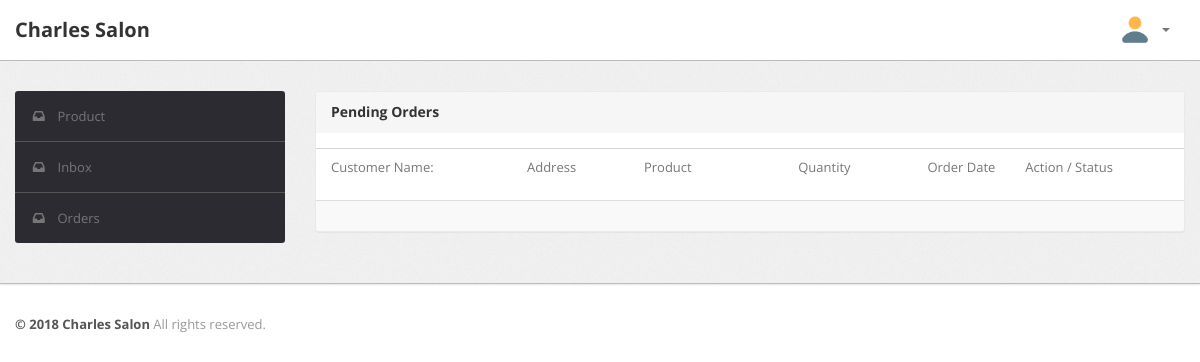
Page /orders.php on the earlier database version.
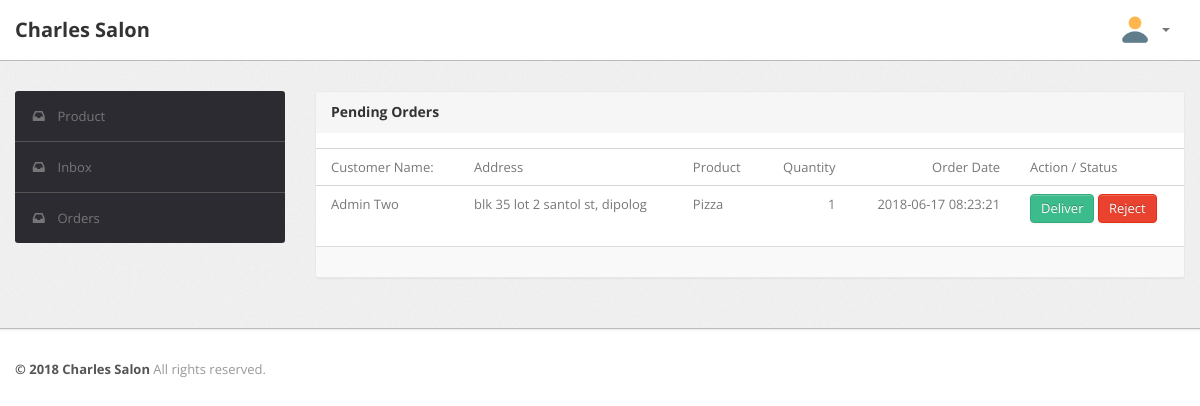
Same page on the later database version.
### tables this page shows
CREATE TABLE IF NOT EXISTS `tbl_order` (
  `id` int(11) NOT NULL AUTO_INCREMENT,
  `customer_id` int(11) NOT NULL,
  `amount` double NOT NULL,
  `name` varchar(255) NOT NULL,
  `address` varchar(255) NOT NULL,
  `city` varchar(255) NOT NULL,
  `state` varchar(255) NOT NULL,
  `zip` varchar(255) NOT NULL,
  `country` varchar(255) NOT NULL,
  `payment_type` varchar(255) NOT NULL,
  `order_status` varchar(255) NOT NULL,
  `order_at` datetime NOT NULL,
  PRIMARY KEY (`id`)
);

CREATE TABLE IF NOT EXISTS `userinfo` (
  `user_id` int(11) NOT NULL AUTO_INCREMENT,
  `email` varchar(50) NOT NULL,
  `password` varchar(50) NOT NULL,
  `fname` varchar(50) NOT NULL,
  `lname` varchar(50) NOT NULL,
  `gender` varchar(50) NOT NULL,
  `role` varchar(50) NOT NULL,
  `purchases` varchar(50) NOT NULL,
  PRIMARY KEY (`user_id`)
);

CREATE TABLE IF NOT EXISTS `tbl_product` (
  `id` int(8) NOT NULL AUTO_INCREMENT,
  `name` varchar(255) NOT NULL,
  `code` varchar(255) NOT NULL,
  `image` longblob NOT NULL,
  `price` double(10,2) NOT NULL,
  PRIMARY KEY (`id`),
  UNIQUE KEY `product_code` (`code`)
);

CREATE TABLE IF NOT EXISTS `tbl_order_item` (
  `id` int(11) NOT NULL AUTO_INCREMENT,
  `order_id` int(11) NOT NULL,
  `product_id` int(11) NOT NULL,
  `item_price` double NOT NULL,
  `quantity` int(11) NOT NULL,
  PRIMARY KEY (`id`)
);

### database/connect.php (called while the page is built, shortened)
<?php
function connection()
{
	$conn = mysqli_connect("localhost", "root", "", "salon");
	return $conn;
}

### repository/product.php (the view, shortened to what this page needs)
<?php
include 'database/connect.php';
			?>
			<?php
function pendingorder()
{
	$sql = "SELECT o.id, ui.fname, ui.lname,  p.name, o.address, o.city , oi.quantity , o.order_at FROM tbl_order as o join tbl_order_item as oi on o.id = oi.order_id join  tbl_product as p on oi.product_id = p.id join userinfo as ui on ui.user_id = o.customer_id Where o.order_status = 'PENDING' order by fname, lname;";
	$result = mysqli_query(connection(), $sql);
	if (mysqli_num_rows($result) > 0) {
		while ($row = mysqli_fetch_assoc($result)) {
			?>
			<tr>
				<td class="cell-author hidden-phone hidden-tablet">
					<?php echo $row["fname"] . ' ' . $row["lname"]; ?>
				</td>
				<td class="cell-title">
					<?php echo $row["address"]  . ', ' . $row["city"]; ?>
				</td>
				<td class="cell-title">
					<?php echo $row["name"]; ?>
				</td>
				<td class="cell-time align-right">
					<?php echo $row["quantity"]; ?>
				</td>
				<td class="cell-time align-right">
					<?php echo $row["order_at"]; ?>
				</td>
				<td>
					<button class="btn btn-success" name="del_id" value="<?php echo $row["id"]; ?>">Deliver</button>
					<button class="btn btn-danger" name="rej_id" value="<?php echo $row["id"]; ?>">Reject</button>
				</td>
			</tr>
			<?php
		}
	}
			?>
			<?php
}

Differences in the rows shown:
added tbl_order: userinfo.fname "Admin", userinfo.lname "Two", address "blk 35 lot 2 santol st", city "dipolog", tbl_product.name "Pizza", tbl_order_item.quantity "1", order_at "2018-06-17 08:23:21", $row["id"] 23 (drawn)
